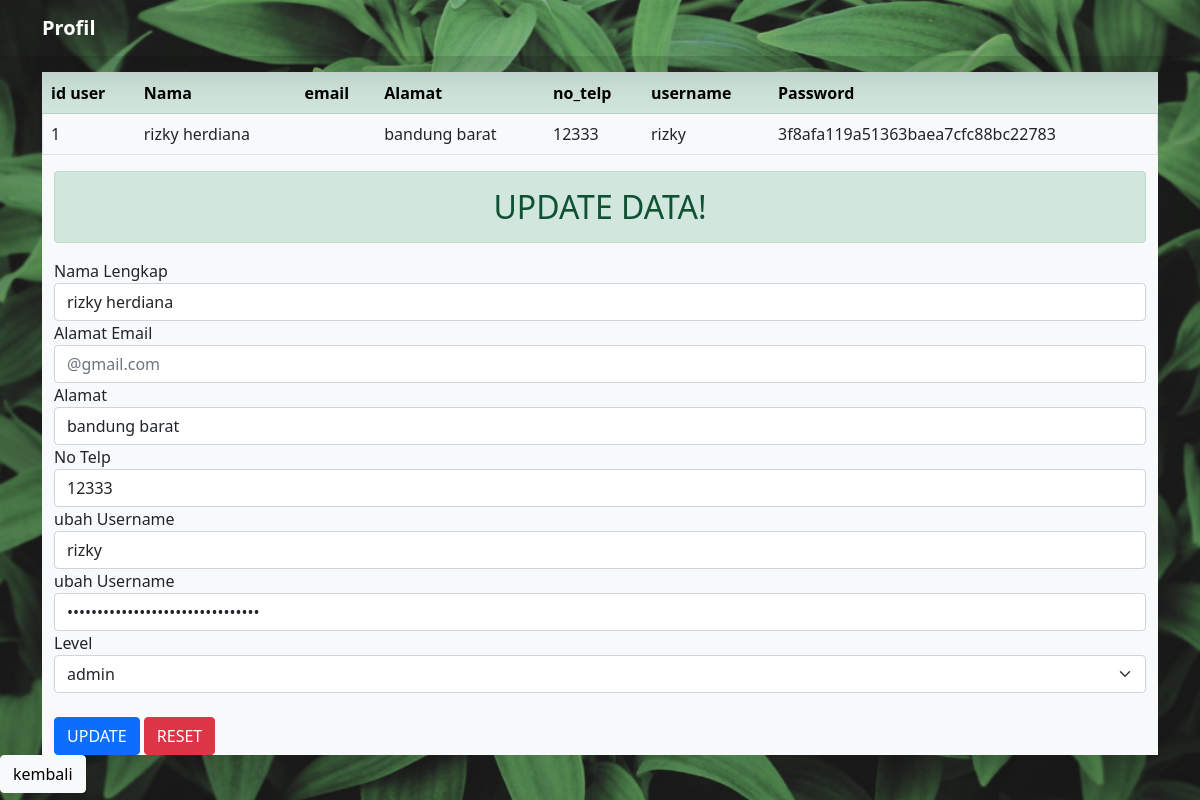
Screenshot of /profil.php (signed in) with the database file from the repository.
### tables this page shows
CREATE TABLE `tb_identitas` (
  `id_user` int(11) NOT NULL,
  `nama` varchar(225) NOT NULL,
  `nik` varchar(225) NOT NULL,
  `alamat` varchar(225) NOT NULL,
  `no_telp` varchar(50) NOT NULL,
  `username` varchar(225) NOT NULL,
  `password` varchar(225) NOT NULL,
  `level` enum('petugas','tamu','admin') NOT NULL
);

### profil.php (the view, shortened to what this page needs)
<!DOCTYPE html>
<html>
<head>
    <?php
include 'boostrap.php';
?>
</head>
<body style="background: url(img/gambar5.jpg); background-size:cover">
<nav class="navbar navbar-expand-lg navbar-dark bg-tranparant shadow-lg fixed-top">
  <div style="font-weight: bold;  " class="container">
    <a class="navbar-brand navbar-center" href="#"> Profil</a>
</nav>
  <br>
  <br/>
  <br/>
  <div class="container">
    <div class="cointainer bg-light">
  <table  class="table table-hover " border="1">
    <tr class="table-success">
      <th>id user</th>
      <th>Nama</th>
      <th>email</th>
      <th>Alamat</th>
      <th>no_telp</th>
      <th>username</th>
      <th>Password</th>
    </tr>
    <?php
    include 'koneksi.php';
    $nama= $_SESSION['username'];
    $no = 1;
    $data = mysqli_query($koneksi,"SELECT * from tb_identitas where username = '$nama'");
    while($d = mysqli_fetch_array($data)){
      ?>
      <tr>
        <td><?php echo $no++; ?></td>
        <td><?php echo $d['nama']; ?></td>
        <td><?php echo $d['email']; ?></td>
        <td><?php echo $d['alamat']; ?></td>
        <td><?php echo $d['no_telp']; ?></td>
        <td><?php echo $d['username']; ?></td>
        <td><?php echo $d['password']; ?></td>
      </tr>
      <?php
    }
    ?>
  </table>
    <?php
 include "koneksi.php";
 $query = "select * from tb_identitas where username='$nama'";
 $result = mysqli_query($koneksi, $query);
 $row = mysqli_fetch_assoc($result);
 $nama = $row['nama'];
 $email = $row['email'];
 $alamat = $row['alamat'];
 $no_telp = $row['no_telp'];
 $username = $row['username'];
 $password = $row['password'];
 $level = $row['level'];
?>
      <div class="container">
           <h2 class="alert alert-success text-center">UPDATE DATA!</h1>
              <form action="update_profil.php" method="post">
           <div class="form-group" class="mb-3">
              <label style="width:100%;">
                 Nama Lengkap
                 <input  type="text" name="nama" class="form-control" value="<?php echo "$nama"; ?>" placeholder="Masukan Nama lengkap Anda"autocomplete="off">
             </label>
           </div>
            <div class="form-group">
             <label style="width:100%;">
                 Alamat Email
                 <input type="Email" name="mail" class="form-control" placeholder="@gmail.com" value="<?php echo "$email" ; ?>" >
             </label>
           </div>
            <div class="form-group">
             <label style="width:100%;">
                 Alamat
                <input name="alamat" class="form-control" required="required" value="<?php echo "$alamat"; ?>" >
             </label >
         </div>
           <div class="form-group">
             <label style="width:100%;">
                 No Telp
                 <input type="number" name="notelp" class="form-control" placeholder="Masukan notelp Anda" value="<?php echo "$no_telp"; ?>" >
             </label>
         </div>
          <div class="row">
              <div class="col-md">
               <div class="form-group">
                 <label style="width:100%;">
                   ubah Username
                    <input type="text" name="username" class="form-control" placeholder="ubah username" value="<?php echo "$username"; ?>" >
             </label>
             <label style="width:100%;">
                   ubah Username
                    <input type="password" name="password" class="form-control" placeholder="ubah Password" value="<?php echo "$password"; ?>" >
             </label>
         </div>
              </div>
          </div>
           <div class="form-group">
             <label style="width:100%;">
                <label style="width:100%;">Level</label>
                 <select class="form-select" name="level" required>
                     <option value="<?= $level ?>" selected><?= $level ?></option>
                 </select>
         </div>
            <br>
         <button type="submit" class=" btn btn-primary ">UPDATE</button>
          <button type="reset" class=" btn btn-danger">RESET</button>
           </div>
       </div>
</body>
</html>
           <td><a href="halaman_admin.php"><button class="btn btn-light">kembali</button></a></td>
</body>
</html>

### rows the page displays
tb_identitas: nama "rizky herdiana", alamat "bandung barat", no_telp "12333", username "rizky", password "3f8afa119a51363baea7cfc88bc22783", notelp "12333", level "admin"
